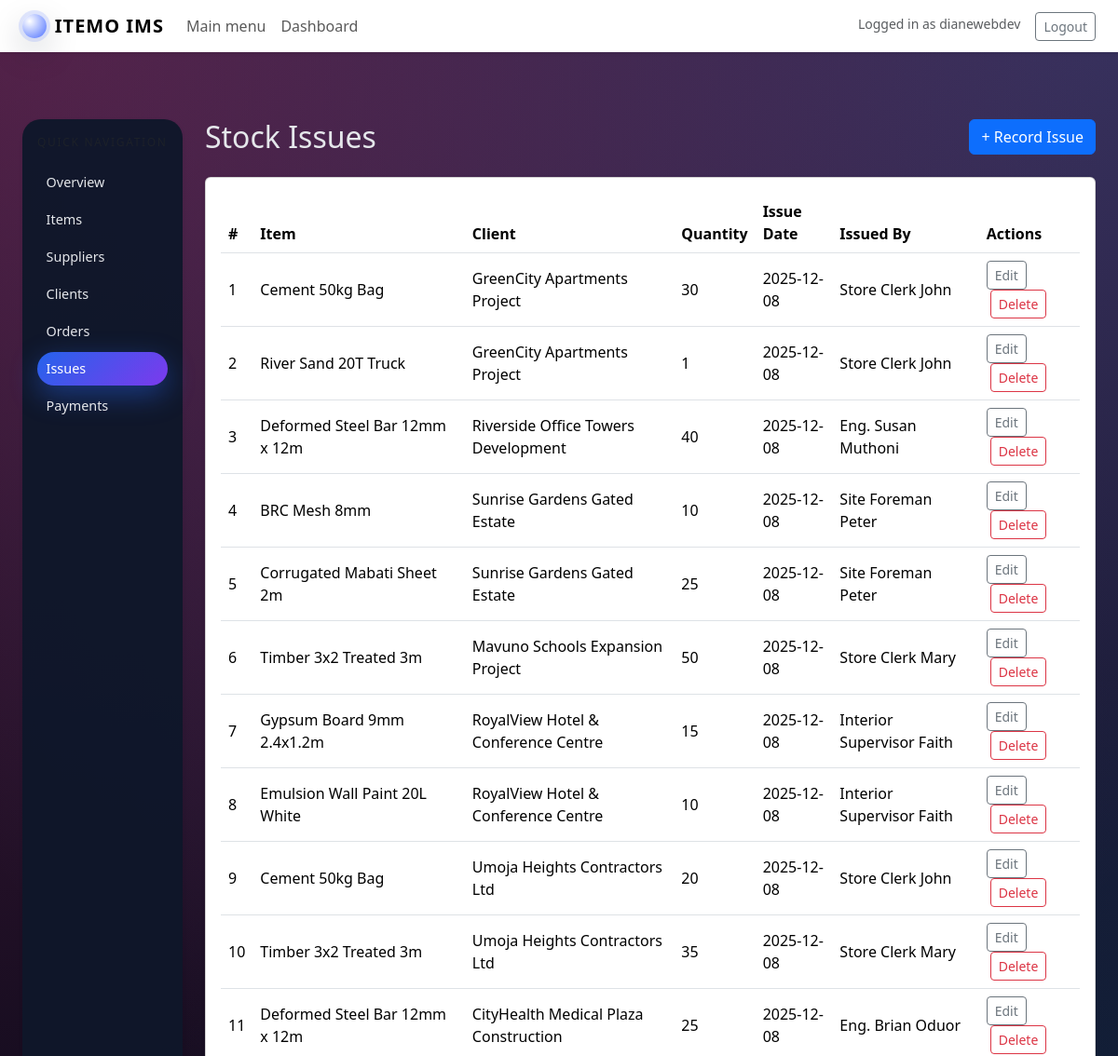
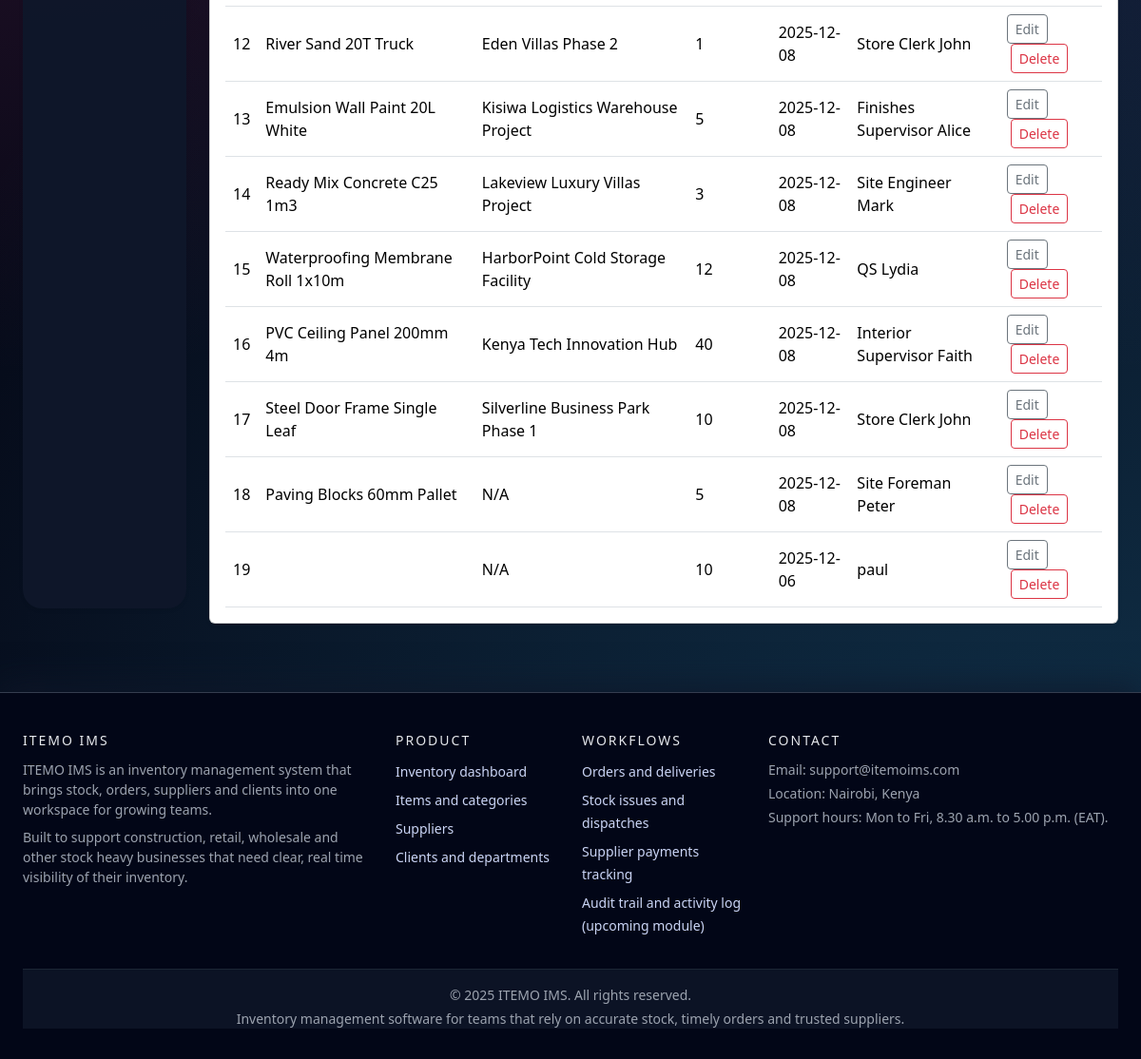
The page /store/issues/ (signed in) on the database its author committed (2 pictures, top to bottom).
### store/models.py (models this page shows, shortened)
class StockIssue(models.Model):     # SET_NULL must be combined with null=True (and usually blank=True)
    item = models.ForeignKey(Item, on_delete=models.SET_NULL, null=True,
        blank=True,)               # if Item is deleted, set item = NULL
    client = models.ForeignKey(          #this is optional relationship of issue to a Client
        Client,
        on_delete=models.SET_NULL,       # if Client is deleted, set client = NULL
        null=True,
        blank=True,
    )
    quantity = models.PositiveIntegerField(default=1)
    issue_date = models.DateField(default=timezone.now, null=True, blank=True)
    issued_by = models.CharField(max_length=150, blank=True, null=True)
    notes = models.TextField(blank=True, null=True)
    class Meta:
        ordering = ["-issue_date"]   #Issues will be listed from newest to oldest.

class Item(models.Model):
    STATUS_CHOICES = [
        ("OK", "OK"), #left side is how it's stored in database, right side is  how it's shown to user
        ("LOW", "Low Stock"),
        ("OUT", "Out of Stock"),
    ]
    name = models.CharField(max_length=255)
    category = models.CharField(max_length=100, blank=True, null=True)
    description = models.TextField(blank=True, null=True)
    quantity = models.PositiveIntegerField(default=0)
    unit_price = models.DecimalField(max_digits=12, decimal_places=2, default=0)
    status = models.CharField(max_length=20, choices=STATUS_CHOICES, default="OK")
    date_added = models.DateTimeField(auto_now_add=True)                            #It never updates again. It is basically a "created at" timestamp for the item.
    reorder_level = models.PositiveIntegerField(default=0)
    class Meta:
        ordering = ["name"]     #tells Django that when you ask for a list of Items,  it should sort them by the name field in ascending order

class Client(models.Model):
    name = models.CharField(max_length=255)
    contact_person = models.CharField(max_length=255, blank=True, null=True)
    phone = models.CharField(max_length=50, blank=True, null=True)
    email = models.EmailField(blank=True, null=True)
    address = models.CharField(max_length=255, blank=True, null=True)
    created_at = models.DateTimeField(auto_now_add=True, null=True, blank=True)
    class Meta:
        ordering = ["name"]

### store/views.py (the view)
# urls.py: path("issues/", views.issue_list, name="issue_list"),
@login_required
def issue_list(request):
    issues = StockIssue.objects.select_related("item", "client").order_by(
        "-issue_date"
    )
    return render(
        request,
        "store/issue_list.html",
        {"issues": issues},
    )

### templates/store/issue_list.html (shortened to what this page needs)
{% extends "base.html" %}
{% block content %}
<div class="d-flex justify-content-between align-items-center mb-4">
    <h2 class="mb-0">Stock Issues</h2>
    <a href="{% url 'store:issue_create' %}" class="btn btn-primary">
        + Record Issue
    </a>
</div>
{% if issues %}
    <div class="card shadow-sm">
        <div class="card-body">
            <div class="table-responsive">
                <table class="table table-hover align-middle mb-0">
                    <thead>
                        <tr>
                            <th>#</th>
                            <th>Item</th>
                            <th>Client</th>
                            <th>Quantity</th>
                            <th>Issue Date</th>
                            <th>Issued By</th>
                            <th>Actions</th>
                        </tr>
                    </thead>
                    <tbody>
                        {% for issue in issues %}
                            <tr>
                                <td>{{ forloop.counter }}</td>
                                <td>{{ issue.item.name }}</td>
                                <td>{{ issue.client.name|default:"N/A" }}</td>
                                <td>{{ issue.quantity }}</td>
                                <td>{{ issue.issue_date|date:"Y-m-d" }}</td>
                                <td>{{ issue.issued_by|default:"-" }}</td>
                                <td>
                                    <a href="{% url 'store:issue_update' issue.pk %}"
                                       class="btn btn-sm btn-outline-secondary">
                                        Edit
                                    </a>
                                    <a href="{% url 'store:issue_delete' issue.pk %}"
                                       class="btn btn-sm btn-outline-danger ms-1">
                                        Delete
                                    </a>
                                </td>
                            </tr>
                        {% endfor %}
                    </tbody>
                </table>
            </div>
        </div>
    </div>
{% else %}
    <div class="alert alert-info">
        No stock issues recorded yet. Click "Record Issue" to add one.
    </div>
{% endif %}
{% endblock %}

### templates/base.html (shortened to what this page needs)
<!DOCTYPE html>
<html lang="en">
<head>
    {% load static %}
    <link rel="stylesheet" href="{% static 'style/css/bootstrap-5.3.8-dist/css/bootstrap.min.css' %}">
    <link rel="stylesheet" href="{% static 'style/css/main.css' %}">
</head>
<body>
<nav class="navbar navbar-expand-lg navbar-light bg-white shadow-sm sticky-top">
    <div class="container-fluid px-4">
        <a class="navbar-brand brand-text" href="{% url 'landing' %}">
            <span class="brand-logo-circle"></span>
            ITEMO IMS
        </a>
        <div class="collapse navbar-collapse" id="mainNavbar">
            <ul class="navbar-nav me-auto mb-2 mb-lg-0">
                {% if not user.is_authenticated %}
                    <li class="nav-item">
                        <a class="nav-link" href="{% url 'landing' %}">Home</a>
                    </li>
                    <li class="nav-item">
                        <a class="nav-link" href="{% url 'about' %}">About</a>
                    </li>
                    <li class="nav-item">
                        <a class="nav-link" href="{% url 'faq' %}">FAQ</a>
                    </li>
                    <li class="nav-item">
                        <a class="nav-link" href="{% url 'contact' %}">Contact</a>
                    </li>
                {% else %}
                    <li class="nav-item">
                        <a class="nav-link" href="{% url 'store:main_menu' %}">Main menu</a>
                    </li>
                    <li class="nav-item">
                        <a class="nav-link" href="{% url 'store:dashboard' %}">Dashboard</a>
                    </li>
                {% endif %}
            </ul>
            <ul class="navbar-nav ms-auto mb-2 mb-lg-0">
                {% if user.is_authenticated %}
                    <li class="nav-item">
                        <span class="navbar-text me-3 small text-muted">
                            Logged in as {{ user.username }}
                        </span>
                    </li>
                    <li class="nav-item">
                        <a class="btn btn-outline-secondary btn-sm" href="{% url 'users:logout' %}">
                            Logout
                        </a>
                    </li>
                {% endif %}
            </ul>
        </div>
    </div>
</nav>
<main class="page-wrapper">
    <div class="container-fluid px-4 py-4">
        <div class="row">
            {% block sidebar %}
                {% if user.is_authenticated %}
                    <aside class="col-12 col-md-3 col-lg-2 mb-3 sidebar">
                        <div class="card border-0 shadow-sm h-100">
                            <div class="card-body p-3">
                                <div class="sidebar-header mb-3">
                                    <div class="small text-muted">Quick navigation</div>
                                </div>
                                <nav class="nav flex-column sidebar-nav">
                                    <a class="sidebar-link{% if request.resolver_match.url_name == 'dashboard' %} active{% endif %}"
                                       href="{% url 'store:dashboard' %}">
                                        Overview
                                    </a>
                                    <a class="sidebar-link{% if request.resolver_match.url_name == 'item_list' %} active{% endif %}"
                                       href="{% url 'store:item_list' %}">
                                        Items
                                    </a>
                                    <a class="sidebar-link{% if request.resolver_match.url_name == 'supplier_list' %} active{% endif %}"
                                       href="{% url 'store:supplier_list' %}">
                                        Suppliers
                                    </a>
                                    <a class="sidebar-link{% if request.resolver_match.url_name == 'client_list' %} active{% endif %}"
                                       href="{% url 'store:client_list' %}">
                                        Clients
                                    </a>
                                    <a class="sidebar-link{% if request.resolver_match.url_name == 'order_list' %} active{% endif %}"
                                       href="{% url 'store:order_list' %}">
                                        Orders
                                    </a>
                                    <a class="sidebar-link{% if request.resolver_match.url_name == 'issue_list' %} active{% endif %}"
                                       href="{% url 'store:issue_list' %}">
                                        Issues
                                    </a>
                                    <a class="sidebar-link{% if request.resolver_match.url_name == 'payment_list' %} active{% endif %}"
                                       href="{% url 'store:payment_list' %}">
                                        Payments
                                    </a>
                                </nav>
                            </div>
                        </div>
                    </aside>
                {% endif %}
            {% endblock sidebar %}
            <section class="col-12 {% if user.is_authenticated %}col-md-9 col-lg-10{% else %}col-md-12 col-lg-12{% endif %}">
                {% block content %}{% endblock %}
            </section>
        </div>
    </div>
</main>
<footer class="site-footer mt-auto">
    <div class="container-fluid px-4">
        <div class="row gy-4">
            <div class="col-md-4">
                <h6 class="footer-heading">ITEMO IMS</h6>
                <p class="small text-footer-muted mb-2">
                    ITEMO IMS is an inventory management system that brings stock, orders,
                    suppliers and clients into one workspace for growing teams.
                </p>
                <p class="small text-footer-muted mb-0">
                    Built to support construction, retail, wholesale and other stock heavy
                    businesses that need clear, real time visibility of their inventory.
                </p>
            </div>
            <div class="col-6 col-md-2 col-lg-2">
                <h6 class="footer-heading">Product</h6>
                <ul class="footer-links">
                    <li>
                        <a href="{% url 'store:dashboard' %}" class="text-decoration-none">
                            <span>Inventory dashboard</span>
                        </a>
                    </li>
                    <li>
                        <a href="{% url 'store:item_list' %}" class="text-decoration-none">
                            <span>Items and categories</span>
                        </a>
                    </li>
                    <li>
                        <a href="{% url 'store:supplier_list' %}" class="text-decoration-none">
                            <span>Suppliers</span>
                        </a>
                    </li>
                    <li>
                        <a href="{% url 'store:client_list' %}" class="text-decoration-none">
                            <span>Clients and departments</span>
                        </a>
                    </li>
                </ul>
            </div>
            <div class="col-6 col-md-2 col-lg-2">
                <h6 class="footer-heading">Workflows</h6>
                <ul class="footer-links">
                    <li>
                        <a href="{% url 'store:order_list' %}" class="text-decoration-none">
                            <span>Orders and deliveries</span>
                        </a>
                    </li>
                    <li>
                        <a href="{% url 'store:issue_list' %}" class="text-decoration-none">
                            <span>Stock issues and dispatches</span>
                        </a>
                    </li>
                    <li>
                        <a href="{% url 'store:payment_list' %}" class="text-decoration-none">
                            <span>Supplier payments tracking</span>
                        </a>
                    </li>
                    <li>
                        <span>Audit trail and activity log (upcoming module)</span>
                    </li>
                </ul>
            </div>
            <div class="col-md-4 col-lg-4">
                <h6 class="footer-heading">Contact</h6>
                <p class="small text-footer-muted mb-1">
                    Email: support@itemoims.com
                </p>
                <p class="small text-footer-muted mb-1">
                    Location: Nairobi, Kenya
                </p>
                <p class="small text-footer-muted mb-0">
                    Support hours: Mon to Fri, 8.30 a.m. to 5.00 p.m. (EAT).
                </p>
            </div>
        </div>
        <div class="footer-bottom small text-footer-muted">
            <div>© 2025 ITEMO IMS. All rights reserved.</div>
            <div class="mt-1">
                Inventory management software for teams that rely on accurate stock, timely orders and trusted suppliers.
            </div>
        </div>
    </div>
</footer>
</body>
</html>

### static/style/css/main.css (style rules this page uses)
html, body { min-height: 100vh; }
body { margin: 0; font-family: system-ui, -apple-system, BlinkMacSystemFont, "Segoe UI", sans-serif; color: #e5e7eb; background-color: #050816; background-image: radial-gradient(circle at 0% 0%, rgba(236, 72, 153, 0.32), transparent 60%), radial-gradient(circle at 100% 0%, rgba(129, 140, 248, 0.30), transparent 60%), radial-gradient(circle at 100% 100%, rgba(56, 189, 248, 0.26), transparent 60%); background-attachment: fixed; }
.page-wrapper { min-height: calc(100vh - 120px); padding-top: 3rem; padding-bottom: 3rem; }
.brand-text { font-weight: 700; letter-spacing: 0.05em; display: flex; align-items: center; gap: 0.55rem; }
.brand-logo-circle { width: 26px; height: 26px; border-radius: 999px; background: radial-gradient(circle at 30% 30%, #ffffff, #4b6fff); box-shadow: 0 0 0 4px rgba(75, 111, 255, 0.16), 0 14px 35px rgba(15, 23, 42, 0.25); }
.site-footer { margin-top: 48px; padding-top: 42px; padding-bottom: 32px; border-top: 1px solid rgba(148, 163, 184, 0.35); color: #f9fafb; background: #020617; box-shadow: 0 -8px 30px rgba(15, 23, 42, 0.7); }
.footer-heading { font-size: 14px; text-transform: uppercase; letter-spacing: 2px; margin-bottom: 11px; color: #e5e7eb; }
.footer-links { list-style: none; padding-left: 0; margin: 0; }
.footer-links li { margin-bottom: 6px; }
.footer-links span { font-size: 14px; color: #cbd5f5; }
.footer-bottom { margin-top: 28px; padding-top: 16px; border-top: 1px solid rgba(31, 41, 55, 0.9); background-color: rgba(15, 23, 42, 0.75); text-align: center; }
.text-footer-muted { color: #9ca3af; }
.sidebar .card { background: rgba(15, 23, 42, 0.96); border-radius: 20px; border: 1px solid rgba(148, 163, 184, 0.55); box-shadow: 0 24px 60px rgba(15, 23, 42, 0.85); color: #e5e7eb; }
.sidebar-header .small { text-transform: uppercase; letter-spacing: 0.14em; font-size: 0.75rem; color: #9ca3af; }
.sidebar-nav .sidebar-link { display: block; padding: 0.45rem 0.6rem; border-radius: 999px; font-size: 0.9rem; color: #e5e7eb; text-decoration: none; margin-bottom: 0.25rem; }
.sidebar-nav .sidebar-link.active { background: linear-gradient(135deg, #2563eb, #7c3aed); color: #ffffff; box-shadow: 0 10px 30px rgba(37, 99, 235, 0.45); }

### rows shown on the page
StockIssue: item.name "Cement 50kg Bag", client.name "GreenCity Apartments Project", quantity "30", issue_date "2025-12-08", issued_by "Store Clerk John"
StockIssue: item.name "River Sand 20T Truck", client.name "GreenCity Apartments Project", quantity "1", issue_date "2025-12-08", issued_by "Store Clerk John"
StockIssue: item.name "Deformed Steel Bar 12mm x 12m", client.name "Riverside Office Towers Development", quantity "40", issue_date "2025-12-08", issued_by "Eng. Susan Muthoni"
StockIssue: item.name "BRC Mesh 8mm", client.name "Sunrise Gardens Gated Estate", quantity "10", issue_date "2025-12-08", issued_by "Site Foreman Peter"
StockIssue: item.name "Corrugated Mabati Sheet 2m", client.name "Sunrise Gardens Gated Estate", quantity "25", issue_date "2025-12-08", issued_by "Site Foreman Peter"
StockIssue: item.name "Timber 3x2 Treated 3m", client.name "Mavuno Schools Expansion Project", quantity "50", issue_date "2025-12-08", issued_by "Store Clerk Mary"
StockIssue: item.name "Gypsum Board 9mm 2.4x1.2m", client.name "RoyalView Hotel & Conference Centre", quantity "15", issue_date "2025-12-08", issued_by "Interior Supervisor Faith"
StockIssue: item.name "Emulsion Wall Paint 20L White", client.name "RoyalView Hotel & Conference Centre", quantity "10", issue_date "2025-12-08", issued_by "Interior Supervisor Faith"
StockIssue: item.name "Cement 50kg Bag", client.name "Umoja Heights Contractors Ltd", quantity "20", issue_date "2025-12-08", issued_by "Store Clerk John"
StockIssue: item.name "Timber 3x2 Treated 3m", client.name "Umoja Heights Contractors Ltd", quantity "35", issue_date "2025-12-08", issued_by "Store Clerk Mary"
StockIssue: item.name "Deformed Steel Bar 12mm x 12m", client.name "CityHealth Medical Plaza Construction", quantity "25", issue_date "2025-12-08", issued_by "Eng. Brian Oduor"
StockIssue: item.name "River Sand 20T Truck", client.name "Eden Villas Phase 2", quantity "1", issue_date "2025-12-08", issued_by "Store Clerk John"
StockIssue: item.name "Emulsion Wall Paint 20L White", client.name "Kisiwa Logistics Warehouse Project", quantity "5", issue_date "2025-12-08", issued_by "Finishes Supervisor Alice"
StockIssue: item.name "Ready Mix Concrete C25 1m3", client.name "Lakeview Luxury Villas Project", quantity "3", issue_date "2025-12-08", issued_by "Site Engineer Mark"
StockIssue: item.name "Waterproofing Membrane Roll 1x10m", client.name "HarborPoint Cold Storage Facility", quantity "12", issue_date "2025-12-08", issued_by "QS Lydia"
StockIssue: item.name "PVC Ceiling Panel 200mm 4m", client.name "Kenya Tech Innovation Hub", quantity "40", issue_date "2025-12-08", issued_by "Interior Supervisor Faith"
StockIssue: item.name "Steel Door Frame Single Leaf", client.name "Silverline Business Park Phase 1", quantity "10", issue_date "2025-12-08", issued_by "Store Clerk John"
StockIssue: item.name "Paving Blocks 60mm Pallet", client.name "N/A", quantity "5", issue_date "2025-12-08", issued_by "Site Foreman Peter"
StockIssue: client.name "N/A", quantity "10", issue_date "2025-12-06", issued_by "paul"

### other values the page prints
{{ user.username }} "dianewebdev"
